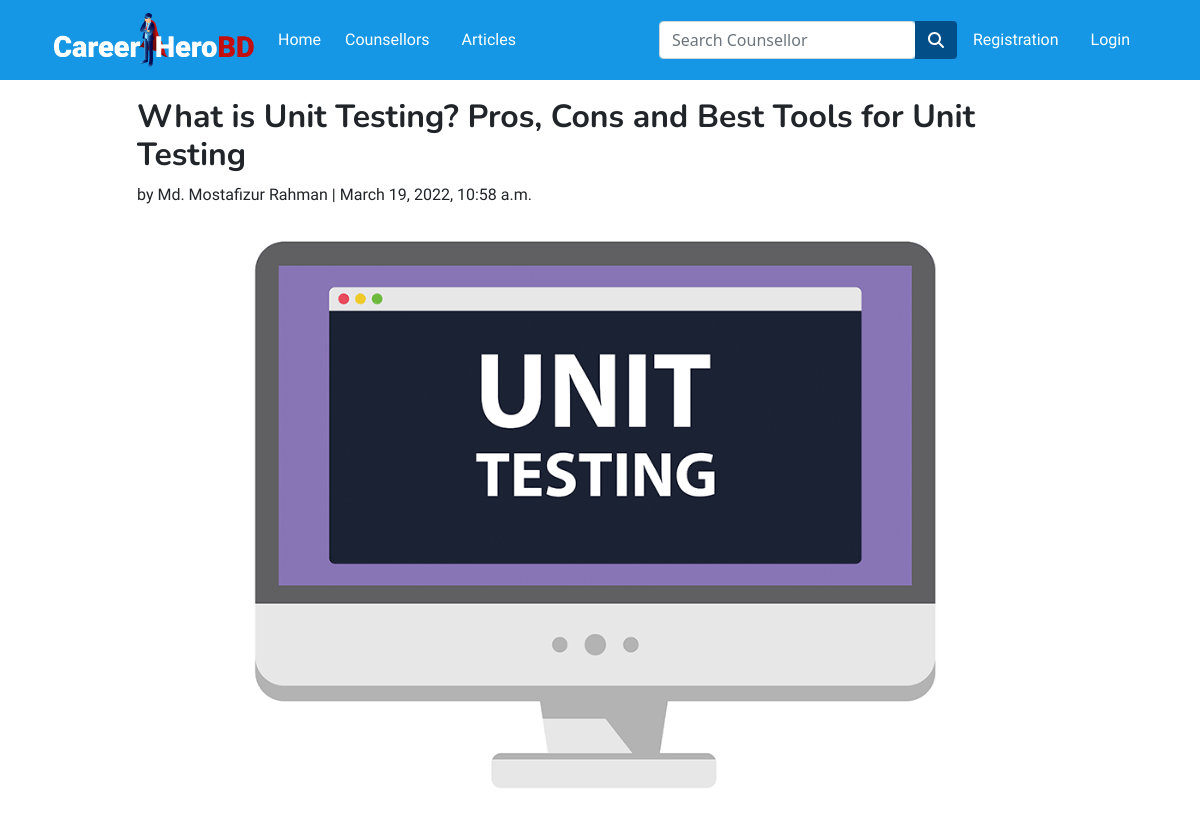
Page /article_detail/5/ (upper part) on the earlier database version.
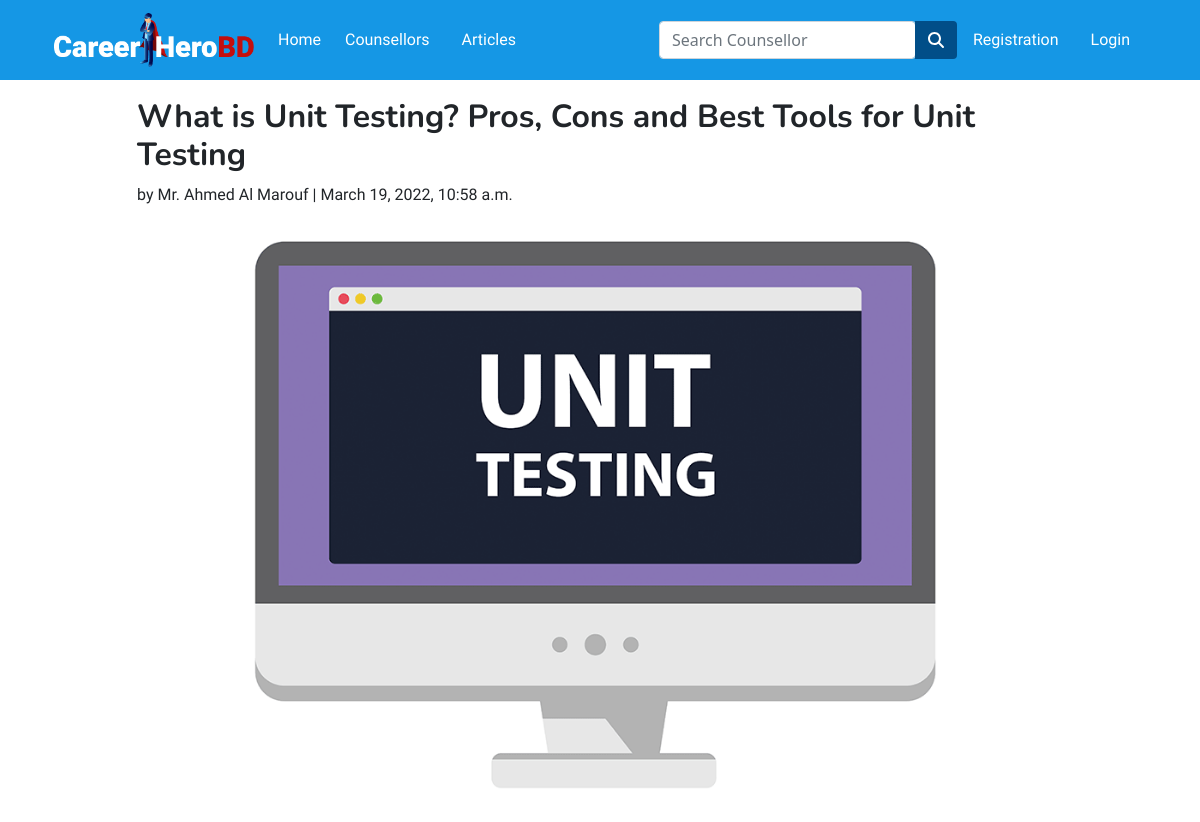
Same page on the later database version.
### app/models.py (models this page shows, shortened)
class Article(models.Model):
  author = models.ForeignKey(Counselor,on_delete=models.CASCADE)
  title = models.CharField(max_length=70)
  body = models.TextField()
  image = models.ImageField(upload_to='images',)
  date = models.DateTimeField(auto_now_add=True)
  class Meta:
    ordering = ['-date',]

class Counselor(models.Model):
  user = models.ForeignKey(settings.AUTH_USER_MODEL,on_delete=models.CASCADE)
  name=models.CharField(max_length=30,blank=True,null=True)
  email = models.EmailField(max_length=40,blank=True,null=True)
  mobile = models.IntegerField(blank=True,null=True)
  image = models.ImageField(upload_to='images/',null=True,blank=True)
  designation = models.CharField(max_length=30,blank=True,null=True)
  institute = models.CharField(max_length=300,blank=True,null=True)
  category = models.CharField(max_length=50,choices=CATEGORIES,null=True,blank=True)
  address = models.CharField(max_length=100,blank=True,null=True)
  counselling_experience = models.IntegerField(blank=True,null=True)
  description = models.TextField(max_length=2000,blank=True,null=True)
  per_session_fee = models.IntegerField(blank=True,null=True)
  counselling_day=models.CharField(max_length=100,null=True,blank=True)
  counselling_time=models.CharField(max_length=100,null=True,blank=True)

### app/views.py (the view)
# urls.py: path('article_detail/<int:pk>/',ArticleDetailView.as_view(), name='article_detail'),
class ArticleDetailView(DetailView):
  model = Article
  template_name = 'app/article_detail.html'
  login_url = 'login'

### app/templates/app/article_detail.html (shortened to what this page needs)
{% extends 'app/base.html' %}
{% load static %}
{% load crispy_forms_tags %}
{% block main-content %}
<div class="container my-5" style="padding-top: 50px;">
  <div class="row">
    <div class="col-md-1"></div>
    <div class="col-md-10">
      <div class="article-entry">
        <h2>{{ object.title }}</h2>
        <p>by {{ object.author.name }} | {{ object.date }}</p>
        {% if object.image %}
        <img src="{{ object.image.url }}" width="100%" height="auto" alt="">
        {% else %}
        <div></div>
        {% endif %}
        <br><br>
      </div>
    </div>
    <div class="col-md-1"></div>
  </div>
</div>
{% endblock main-content %}

Differences in the rows shown:
changed through a linked row, Article "What is Unit Testing? Pros, Cons and Best Tools for Unit Testing": author.name "Md. Mostafizur Rahman" → "Mr. Ahmed Al Marouf"
